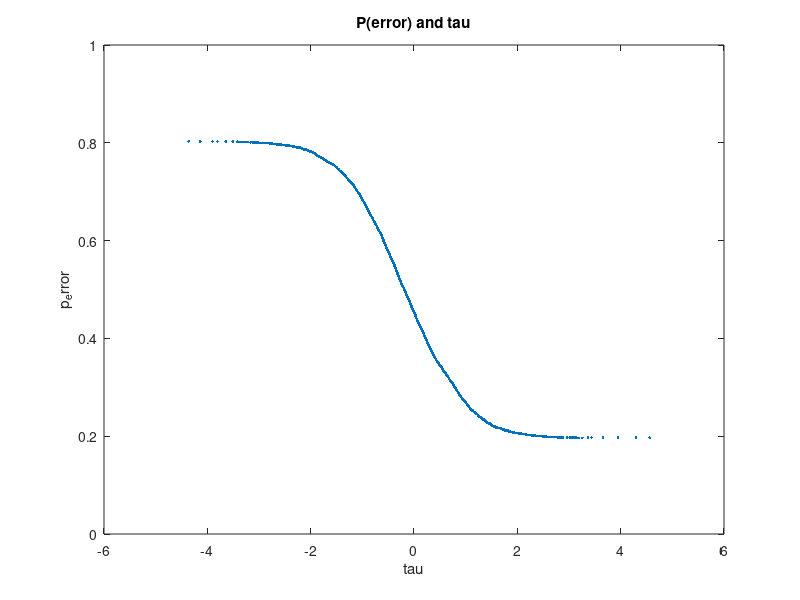
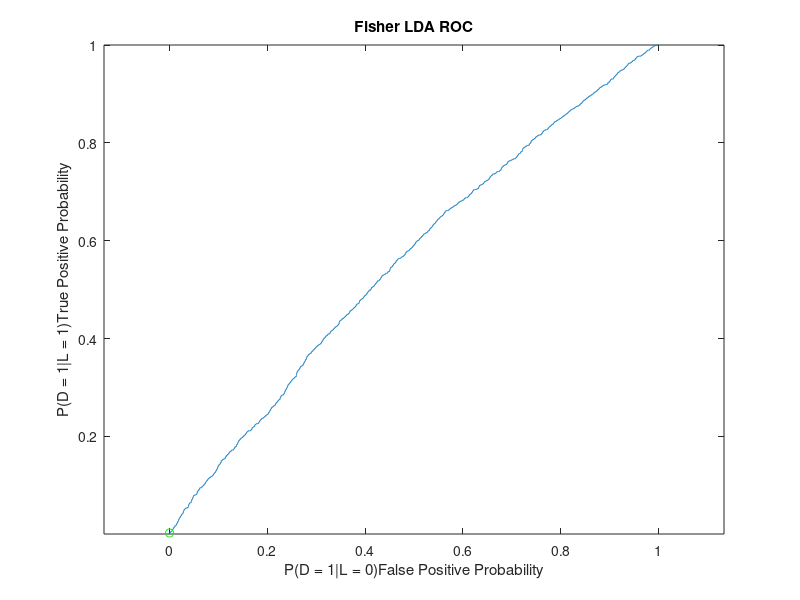

Write MATLAB code to recreate these figures, in order.
mu(:,1) = [-0.1;0]; 
Sigma(:,:,1) = [1 -0.9;-0.9 1];
mu(:,2) = [0.1;0]; 
Sigma(:,:,2) = [1 0.9;0.9 1]; 

load('Exam1.mat','n','N','label','Nc','x');
Sb = (mu(:,1)-mu(:,2))*(mu(:,1)-mu(:,2))';
Sw = Sigma(:,:,1) + Sigma(:,:,2);
[V,D] = eig(inv(Sw)*Sb); % LDA solution satisfies alpha Sw w = Sb w; ie w is a generalized eigenvector of (Sw,Sb)
% equivalently alpha w  = inv(Sw) Sb w
[~,ind] = sort(diag(D),'descend');
wLDA = V(:,ind(1)); % Fisher LDA projection vector
yLDA = wLDA'*x; % All data projected on to the line spanned by wLDA
wLDA = sign(mean(yLDA(find(label==1)))-mean(yLDA(find(label==0))))*wLDA; % ensures class1 falls on the + side of the axis
yLDA = sign(mean(yLDA(find(label==1)))-mean(yLDA(find(label==0))))*yLDA; % flip yLDA accordingly

ysort=sort(yLDA);
epsilon=0.0000000000000000000000000000000000000000000000000000000001;

%calculate tau
tau=zeros(1,N+1);
tau(1)= ysort(1)-epsilon;
tau(N+1)=ysort(N)+epsilon;
for h=1:N-1
    tau(h+1)=(ysort(h)+ysort(h+1))/2;
end
%calculate p_error
p_error=zeros(1,N+1);
for k=1:N+1
    decisionLDA = (yLDA >= tau(k));

ind00 = find(decisionLDA==0 & label==0); p00 = length(ind00)/Nc(1); % probability of true negative
ind10 = find(decisionLDA==1 & label==0); p10 = length(ind10)/Nc(1); % probability of false positive
ind01 = find(decisionLDA==0 & label==1); p01 = length(ind01)/Nc(2); % probability of false negative
ind11 = find(decisionLDA==1 & label==1); p11 = length(ind11)/Nc(2); % probability of true positive

p_error(k)= [p10,p01]*Nc'/N; % probability of error, empirically estimated
end
%draw picture to find min P(error) and tau 
figure(1),clf,
plot(tau,p_error,'.');
title('P(error) and tau'),
xlabel('tau'), ylabel('p_error'), 
[min_perror,min_perror_index]=min(p_error);
tau_min_error=tau(min_perror_index);

%draw ROC
for a=1:N+1
    decisionLDA = (yLDA >= tau(a));

ind10 = find(decisionLDA==1 & label==0); p10(a) = length(ind10)/Nc(1); % probability of false positive
ind11 = find(decisionLDA==1 & label==1); p11(a) = length(ind11)/Nc(2); % probability of true positive

end
decisionLDA = (yLDA >= tau_min_error);

ind10 = find(decisionLDA==1 & label==0); p102 = length(ind10)/Nc(1); % probability of false positive
ind11 = find(decisionLDA==1 & label==1); p112 = length(ind11)/Nc(2); % probability of true positive
figure(2),clf
plot(p10,p11);hold on,
plot(p102,p112,'og');
axis equal,
title('Fisher LDA ROC'),
xlabel('P(D = 1|L = 0)False Positive Probability'), ylabel('P(D = 1|L = 1)True Positive Probability'), 